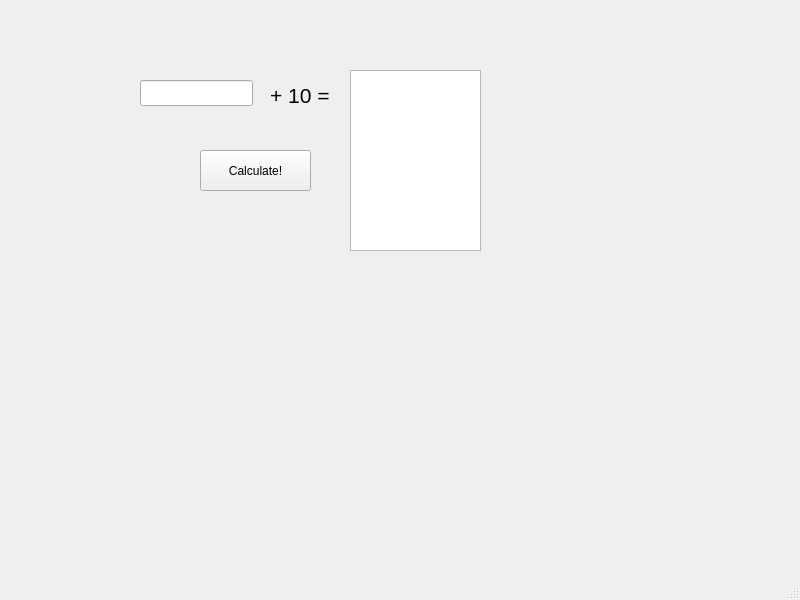
<?xml version="1.0" encoding="UTF-8"?>
<ui version="4.0">
 <class>MainWindow</class>
 <widget class="QMainWindow" name="MainWindow">
  <property name="geometry">
   <rect>
    <x>0</x>
    <y>0</y>
    <width>800</width>
    <height>600</height>
   </rect>
  </property>
  <property name="windowTitle">
   <string>MainWindow</string>
  </property>
  <widget class="QWidget" name="centralwidget">
   <widget class="QPushButton" name="pushButton">
    <property name="geometry">
     <rect>
      <x>200</x>
      <y>150</y>
      <width>111</width>
      <height>41</height>
     </rect>
    </property>
    <property name="text">
     <string>Calculate!</string>
    </property>
   </widget>
   <widget class="QLineEdit" name="lineEdit">
    <property name="geometry">
     <rect>
      <x>140</x>
      <y>80</y>
      <width>113</width>
      <height>26</height>
     </rect>
    </property>
   </widget>
   <widget class="QTextEdit" name="plainTextEdit">
    <property name="geometry">
     <rect>
      <x>350</x>
      <y>70</y>
      <width>131</width>
      <height>181</height>
     </rect>
    </property>
    <property name="styleSheet">
     <string notr="true">font: 20pt &quot;Source Code Pro&quot;
rgb(224, 27, 36);</string>
    </property>
   </widget>
   <widget class="QLabel" name="label">
    <property name="geometry">
     <rect>
      <x>270</x>
      <y>80</y>
      <width>71</width>
      <height>31</height>
     </rect>
    </property>
    <property name="text">
     <string>&lt;html&gt;&lt;head/&gt;&lt;body&gt;&lt;p&gt;&lt;span style=&quot; font-size:16pt;&quot;&gt;+ 10 =&lt;/span&gt;&lt;/p&gt;&lt;/body&gt;&lt;/html&gt;</string>
    </property>
   </widget>
  </widget>
  <widget class="QMenuBar" name="menubar">
   <property name="geometry">
    <rect>
     <x>0</x>
     <y>0</y>
     <width>800</width>
     <height>23</height>
    </rect>
   </property>
  </widget>
  <widget class="QStatusBar" name="statusbar"/>
 </widget>
 <resources/>
 <connections/>
</ui>
